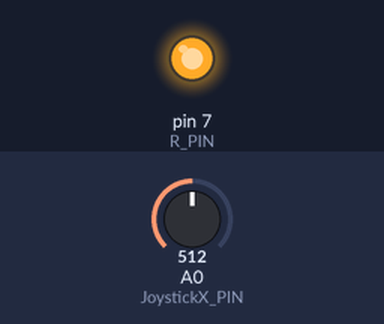
Simulated run of this sketch. Board: Arduino Uno, built with avr-gcc and run on an emulated ATmega328P. On the bench: output pins drawn as LEDs (lit = HIGH). The inputs (shaded band) are chosen by the test bench; at power-on: A0 (JoystickX_PIN) = 512.

Above: at 1.2 s.
1.3 s: A0 (JoystickX_PIN) set to 500
At 2.1 s:
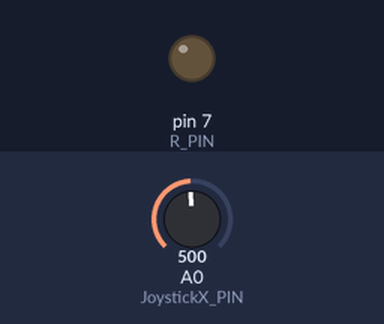
2.8 s: A0 (JoystickX_PIN) set to 716
At 3.3 s:
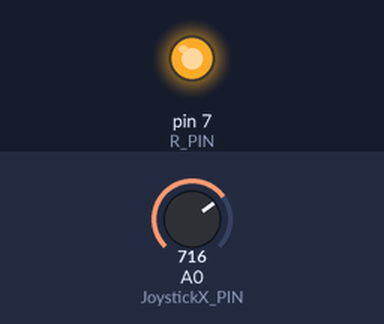
4.3 s: A0 (JoystickX_PIN) set to 511
At 5.6 s:
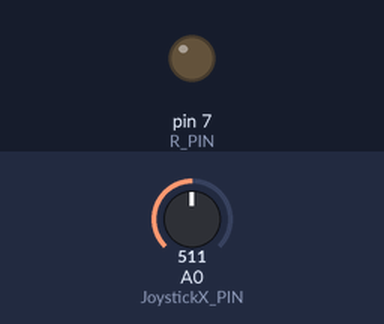
Timing chart, 0 to 7.3 s (numbered marks = the images above; inputs shaded):
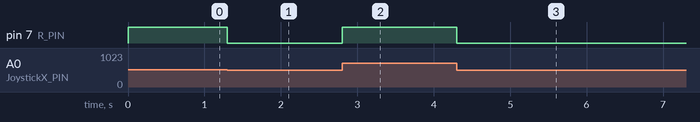

The sketch:

ADC_Beispiel_LED.ino
```cpp
/*
 *****************************************************************************
 * Organisation: Universität Graz
 * Abteilung: Institut für Physik
 * Anwendung: Beispiel Sample-Code für die Vorlesungsübung
 *
 * Computergestützte Experimente und Signalauswertung
 * PHY.W04UB/UNT.038UB
 *
 * Projekt: Samplecode
 * Beispiel: ADC - LED
 * Programmierer: Jan Enenkel
 * Datum: 16.3.2023
 * Hardware: Universität Graz - Physik Übungsboard - Arduino Uno ( mit CH340 )
 * Programmbeschreibung: Dieser den Joystick kontinuierlich abfragen, wenn die
 * Spannung des Joystick Pins über 2.5V Beträgt so soll die LED leuchten
 * sonst nicht.
 ******************************************************************************
*/


int JoystickX_PIN = A0;       // Joystick Pin X-Achse als A0 definieren.
#define R_PIN 7               // Defintion des D7 pins als "R_PIN" an welchem die Rote LED angeschlossen ist.

// Setup Funktion wird einmal beim hochfahren des Arduino Ausgeführt
void setup() {
  // AnalogPin ist per Default (Default-State) auf Eingang gestellt!
  pinMode( R_PIN , OUTPUT );     // Rote LED-pin auf Ausgang stellen

}

// Loop funktion wird kontinuierlich ausgeführt nach der Setup funktion.
void loop()
{
  int messwert               = analogRead( JoystickX_PIN );       // Auslesen des ADC und in messwert Speichern
  float messwertSpannung     = messwert*5.0/1023;                 // Umrechnen des messwert in MesswertSpannung

  if(messwertSpannung > 2.5)                                      // Wenn Messwert größer als 2.5V ist
    digitalWrite( R_PIN , HIGH );                                 // LED Leuchten lassen
  else                                                            // sonst
    digitalWrite( R_PIN , LOW );                                  // LED nicht leuchten lassen.

                                                                  // Kein Delay, die durchlaufzeit benötigt ca. 120us.
}
```

Measured:
- the behaviour switches between 512 and 511 on A0 (JoystickX_PIN) (found by bisection; images 0 and 1)
- after the input at 1.3 s, pin 7 (R_PIN): HIGH → LOW at once
- after the input at 2.8 s, pin 7 (R_PIN): LOW → HIGH at once
- after the input at 4.3 s, pin 7 (R_PIN): HIGH → LOW at once
